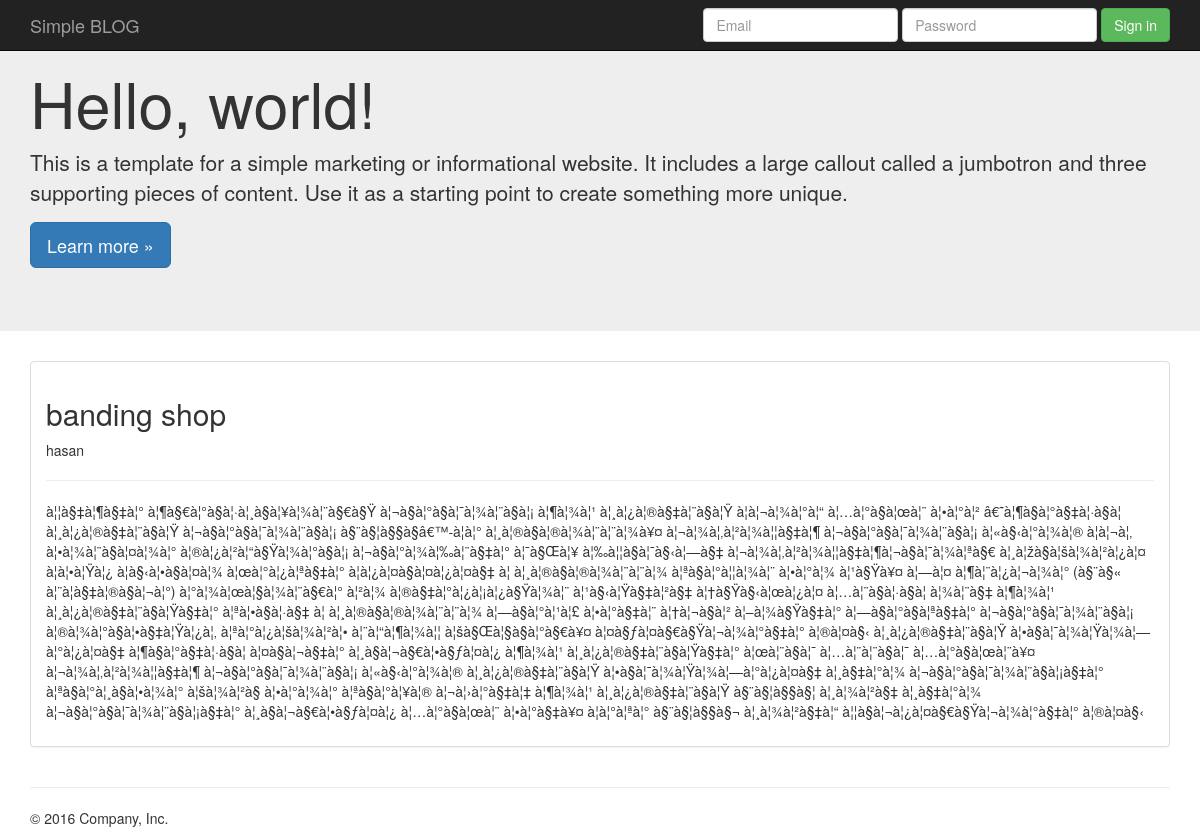
The app's page /blog_details.php?id=9&&title=banding shop with its own data.
### tables this page shows
CREATE TABLE `tbl_blog` (
  `blog_id` int(5) NOT NULL,
  `blog_title` varchar(100) NOT NULL,
  `author_name` varchar(100) NOT NULL,
  `blog_description` text NOT NULL,
  `blog_image` text NOT NULL,
  `publication_status` tinyint(1) NOT NULL
);

### class/applicationside.php (called while the page is built, shortened)
<?php
 class application{
 	protected $connect;
 	public function __construct(){
		$host='localhost';
			$user='root';
			$password='';
			$db_name='db_blog';
			$this->connect= mysqli_connect($host, $user, $password, $db_name );
	}
	public function selectBlogInfoById($blog_id){
		$sql= "SELECT * FROM tbl_blog WHERE blog_id='$blog_id' ";
		if (mysqli_query($this->connect, $sql)) {
			$query_result= mysqli_query($this->connect, $sql);
			return $query_result;
		}else{
			die('Querry Problem!'.mysqli_error($this->connect));
		}
	}
 }
?>

### blog_details.php (the view, shortened to what this page needs)
<?php
  $blog_id=$_GET['id'];
  require_once 'class/applicationside.php';
  $application= new application();
  $query_result=$application->selectBlogInfoById($blog_id);
  $blog_info= mysqli_fetch_assoc($query_result);
?>
<!DOCTYPE html>
<html lang="en">
  <head>
    <link href="asset/css/bootstrap.min.css" rel="stylesheet">
  </head>
  <body>
    <nav class="navbar navbar-inverse navbar-fixed-top">
      <div class="container">
        <div class="navbar-header">
          <a class="navbar-brand" href="#">Simple BLOG</a>
        </div>
        <div id="navbar" class="navbar-collapse collapse">
          <form class="navbar-form navbar-right">
            <div class="form-group">
              <input type="text" placeholder="Email" class="form-control">
            </div>
            <div class="form-group">
              <input type="password" placeholder="Password" class="form-control">
            </div>
            <button type="submit" class="btn btn-success">Sign in</button>
          </form>
        </div>
      </div>
    </nav>
    <div class="jumbotron">
      <div class="container">
        <h1>Hello, world!</h1>
        <p>This is a template for a simple marketing or informational website. It includes a large callout called a jumbotron and three supporting pieces of content. Use it as a starting point to create something more unique.</p>
        <p><a class="btn btn-primary btn-lg" href="#" role="button">Learn more &raquo;</a></p>
      </div>
    </div>
    <div class="container">
      <div class="row">
        <div class="col-md-12">
          <div class="panel panel-default">
            <div class="panel-body">
              <h2><?php echo $blog_info['blog_title'];?></h2>
              <p><?php echo $blog_info['author_name'];?></p>
              <hr>
              <p><?php echo $blog_info['blog_description'];?></p>
            </div>
          </div>
        </div>
      </div>
      <hr>
      <footer>
        <p>&copy; 2016 Company, Inc.</p>
      </footer>
    </div>
  </body>
</html>

### records on screen
tbl_blog: blog_title "banding shop", author_name "hasan", blog_description "à¦¦à§‡à¦¶à§‡à¦° à¦¶à§€à¦°à§à¦·à¦¸à§à¦¥à¦¾à¦¨à§€à§Ÿ à¦¬à§à¦°à§à¦¯à¦¾à¦¨à§à¦¡ à¦¶à¦¾à¦¹ à¦¸à¦¿à¦®à§‡à¦¨à§à¦Ÿ à¦à¦¬à¦¾à¦°à¦“ à¦…à¦°à§à¦œà¦¨ à¦•à¦°à¦² â€˜à¦¶à§à¦°à§‡à¦·à§à¦ à¦¸à¦¿à¦®à§‡à¦¨à§à¦Ÿ à¦¬à§à¦°à§à¦¯à¦¾à¦¨à§à¦¡ à§¨à§¦à§§à§­â€™-à¦à¦° à¦¸à¦®à§à¦®à¦¾à¦¨à¦¨à¦¾à¥¤ à¦¬à¦¾à¦‚à¦²à¦¾à¦¦à§‡à¦¶ à¦¬à§à¦°à§à¦¯à¦¾à¦¨à§à¦¡ à¦«à§‹à¦°à¦¾à¦® à¦à¦¬à¦‚ à¦•à¦¾à¦¨à§à¦¤à¦¾à¦° à¦®à¦¿à¦²à¦“à§Ÿà¦¾à¦°à§à¦¡ à¦¬à§à¦°à¦¾à¦‰à¦¨à§‡à¦° à¦¯à§Œà¦¥ à¦‰à¦¦à§à¦¯à§‹à¦—à§‡ à¦¬à¦¾à¦‚à¦²à¦¾à¦¦à§‡à¦¶à¦¬à§à¦¯à¦¾à¦ªà§€ à¦¸à¦žà§à¦šà¦¾à¦²à¦¿à¦¤ à¦à¦•à¦Ÿà¦¿ à¦­à§‹à¦•à§à¦¤à¦¾ à¦œà¦°à¦¿à¦ªà§‡à¦° à¦­à¦¿à¦¤à§à¦¤à¦¿à¦¤à§‡ à¦ à¦¸à¦®à§à¦®à¦¾à¦¨à¦¨à¦¾ à¦ªà§à¦°à¦¦à¦¾à¦¨ à¦•à¦°à¦¾ à¦¹à§Ÿà¥¤ à¦—à¦¤…"
